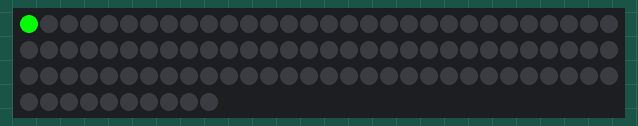
The sketch below on a simulated ATtiny85, built with avr-gcc and run on an emulated ATtiny85. Shown: 100 RGB LEDs in strip order, left to right, continuing on the next row. Random numbers use the default seed unless the sketch sets one.

Above: at 0.02 s.
At 8.11 s:
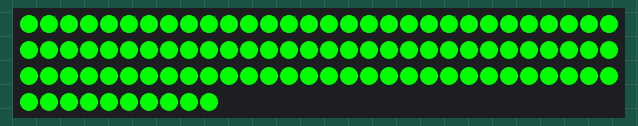
At 17.25 s:
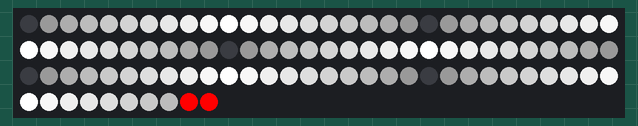
At 25.26 s:
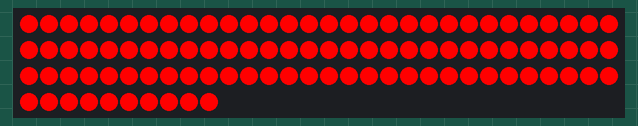
At 29.32 s:
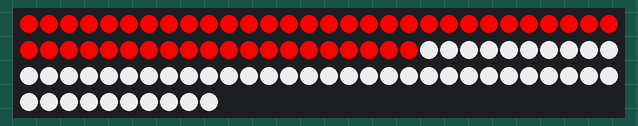
At 33.41 s:
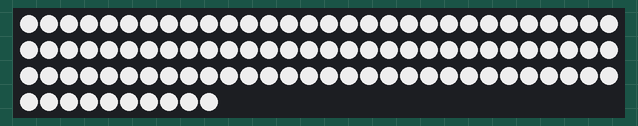

The sketch:

NeopixelStrip_Christmas.ino
```cpp
#include <Adafruit_NeoPixel.h>
#ifdef __AVR__
#include <avr/power.h>
#endif


#define LEDS_PIN    1    // What output LEDS_PIN is the LED strip data line?
#define NUM_LEDS    100  // How many LEDs are there in the strip?
#define FRAME_DELAY 75   // Time between frames in ms (smaller is faster)
#define SCAN_FRAMES 100  // How many frames to stay on a single mode
#define MAX_MODE    12   // Number of the last mode

#define COLOR_RED   strip.Color(255, 0, 0)
#define COLOR_GREEN strip.Color(0, 255, 0)
#define COLOR_WHITE strip.Color(200, 200, 200)
#define COLOR_BLACK strip.Color(0, 0, 0)


int  mode;  // What display are we doing?
int frame; // How long have we been doing it?

uint32_t buffer[50];

// Parameter 1 = number of pixels in strip
// Parameter 2 = Arduino LEDS_PIN number (most are valid)
// Parameter 3 = pixel type flags, add together as needed:
//   NEO_KHZ800  800 KHz bitstream (most NeoPixel products w/WS2812 LEDs)
//   NEO_KHZ400  400 KHz (classic 'v1' (not v2) FLORA pixels, WS2811 drivers)
//   NEO_GRB     Pixels are wired for GRB bitstream (most NeoPixel products)
//   NEO_RGB     Pixels are wired for RGB bitstream (v1 FLORA pixels, not v2)
//   NEO_RGBW    Pixels are wired for RGBW bitstream (NeoPixel RGBW products)

Adafruit_NeoPixel strip = Adafruit_NeoPixel(100, 1, NEO_GRB + NEO_KHZ800);

// IMPORTANT: To reduce NeoPixel burnout risk, add 1000 uF capacitor across
// pixel power leads, add 300 - 500 Ohm resistor on first pixel's data input
// and minimize distance between Arduino and first pixel.  Avoid connecting
// on a live circuit...if you must, connect GND first.
// Fill the dots one after the other with a color


void setup()
{
  // This is for Trinket 5V 16MHz, you can remove these three lines if you are not using a Trinket
#if defined (__AVR_ATtiny85__)
  if (F_CPU == 16000000) clock_prescale_set(clock_div_1);
#endif
  // End of trinket special code
  mode = 0;
  frame = 0;
  strip.begin();
  strip.show();

}

void loop()
{
  switch (mode) {
    case 0:

      strip.setPixelColor(frame, COLOR_GREEN);
      break;

    case 1:
      strip.setPixelColor(frame, COLOR_RED);
      break;

    case 2:
      strip.setPixelColor(frame, COLOR_WHITE);
      break;

    case 3:
      strip.setPixelColor(NUM_LEDS - frame, COLOR_GREEN);
      break;

    case 4:
      strip.setPixelColor(NUM_LEDS - frame, COLOR_RED);
      break;

    case 5:
      strip.setPixelColor(NUM_LEDS - frame, COLOR_WHITE);
      break;

    case 6: // Candy stripes
      if (frame == 0) {
        fillBufferSolid(0, 10, COLOR_WHITE);
        fillBufferSolid(10, 10, COLOR_RED);
        fillBufferSolid(20, 10, COLOR_BLACK);
      }
      drawMarquee(30);
      break;

    case 7: // Thin green stripes
      if (frame == 0) {
        fillBufferSolid(0, 3, COLOR_GREEN);
        fillBufferSolid(3, 7, COLOR_BLACK);
      }
      drawMarquee(10);
      break;

    case 8: // Thin red stripes
      if (frame == 0) {
        fillBufferSolid(0, 3, COLOR_RED);
        fillBufferSolid(3, 7, COLOR_BLACK);
      }
      drawMarquee(10);
      break;

    case 9: // Red/black gradient stripes
      if (frame == 0) {
        fillBufferGradient(0,  10, 0,   0, 0, 255, 0, 0);
        fillBufferGradient(10, 10, 255, 0, 0, 0,   0, 0);
      }
      drawMarquee(20);
      break;

    case 10: // Green/black gradient stripes
      if (frame == 0) {
        fillBufferGradient(0,  10, 0,   0, 0, 0, 255, 0);
        fillBufferGradient(10, 10, 0, 255, 0, 0, 0,   0);
      }
      drawMarquee(20);
      break;

    case 11: // White/black gradient stripes
      if (frame == 0) {
        fillBufferGradient(0,  10, 0, 0, 0, 255, 255, 255);
        fillBufferGradient(10, 10, 255, 255, 255, 0, 0, 0);
      }
      drawMarquee(20);
      break;

    case 12: // White/light blue gradient stripes
      if (frame == 0) {
        fillBufferGradient(0,  20, 30, 30, 255, 255, 255, 255);
        fillBufferGradient(20, 20, 255, 255, 255, 30, 30, 255);
      }
      drawMarquee(40);
      break;
  }

  strip.show();
  frame++;
  delay(FRAME_DELAY);

  if (frame > SCAN_FRAMES) {
    mode = random(MAX_MODE + 1);
    frame = 0;
  }
}

void fillBufferSolid(uint8_t start, uint8_t size, uint32_t color)
{
  uint8_t i;
  for (i = start; i != (start + size); i++) {
    buffer[i] = color;
  }
}

void fillBufferGradient(uint8_t start, uint8_t size,
                        uint8_t r0, uint8_t g0, uint8_t b0,
                        uint8_t r1, uint8_t g1, uint8_t b1)
{
  uint8_t i;
  float sizeF = size;
  for (i = 0; i != size; i++) {
    buffer[i + start] = strip.Color((r0 * ((size - i) / sizeF)) + (r1 * (i / sizeF)),
                                    (g0 * ((size - i) / sizeF)) + (g1 * (i / sizeF)),
                                    (b0 * ((size - i) / sizeF)) + (b1 * (i / sizeF)));
  }
}

void drawMarquee(uint8_t size)
{
  uint8_t i;
  for (i = 0; i<strip.numPixels(); i++) {
    strip.setPixelColor(i, buffer[(i + frame) % size]);
  }
}
```
